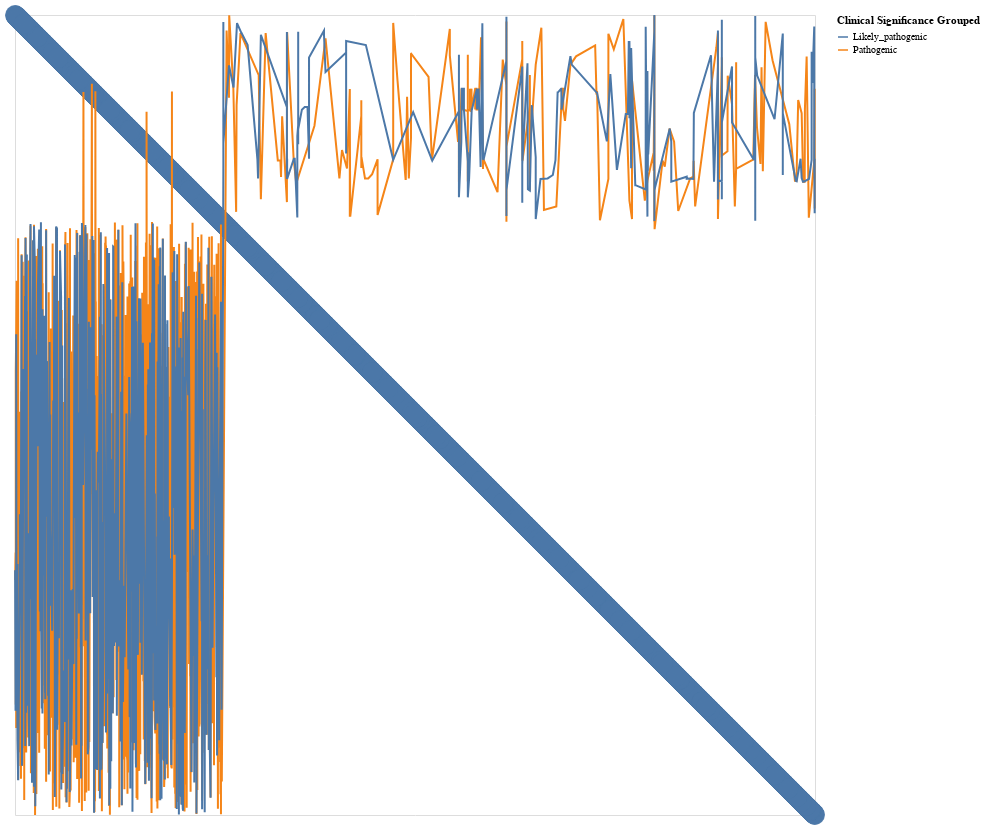

Notebook code cell kept with this figure:
### Code cell
# Filter top 20 mutation values
top_mutations = data['Mutation Value'].value_counts().head(20).index
top_df = data[data['Mutation Value'].isin(top_mutations)]

# Create network graph
G = nx.from_pandas_edgelist(top_df, 'Gene Name', 'Disease Implicated', ['Clinical Significance Grouped'])

# Convert the graph to a format Altair can use
nodes, edges = [], []
for node in G.nodes():
    nodes.append({'id': node})
for edge in G.edges(data=True):
    edges.append({'source': edge[0], 'target': edge[1], 'Clinical Significance Grouped': edge[2]['Clinical Significance Grouped']})

nodes_df = pd.DataFrame(nodes)
edges_df = pd.DataFrame(edges)

# Create Altair chart for nodes
nodes_chart = alt.Chart(nodes_df).mark_circle(size=400).encode(
    x=alt.X('id:N', axis=None),
    y=alt.Y('id:N', axis=None),
    tooltip=['id']
).properties(
    width=800,
    height=800
)

# Create Altair chart for edges
edges_chart = alt.Chart(edges_df).mark_line().encode(
    x='source:N',
    y='target:N',
    color='Clinical Significance Grouped:N'
)

# Combine nodes and edges
final_chart = nodes_chart + edges_chart
final_chart.configure_mark(
    opacity=0.8,
    color='lightblue'
).interactive()

final_chart.display()

### Figure 1 — Vega-Lite specification as saved in the notebook (floating-point values rounded to 4 significant figures; data arrays with more than 128 entries replaced by an {"elided": "..."} marker saying what was removed)
{"config": {"view": {"continuousWidth": 300, "continuousHeight": 300}}, "layer": [{"data": {"name": "data-beb62a7e7f55eb75a63138ed80a337e5"}, "mark": {"type": "circle", "size": 400}, "encoding": {"tooltip": [{"field": "id", "type": "nominal"}], "x": {"axis": null, "field": "id", "type": "nominal"}, "y": {"axis": null, "field": "id", "type": "nominal"}}}, {"data": {"name": "data-23bffc8ec4585e8ebc78b078397b583c"}, "mark": {"type": "line"}, "encoding": {"color": {"field": "Clinical Significance Grouped", "type": "nominal"}, "x": {"field": "source", "type": "nominal"}, "y": {"field": "target", "type": "nominal"}}}], "height": 800, "width": 800, "$schema": "https://vega.github.io/schema/vega-lite/v5.17.0.json", "datasets": {"data-beb62a7e7f55eb75a63138ed80a337e5": {"elided": "3688 records"}, "data-23bffc8ec4585e8ebc78b078397b583c": {"elided": "3681 records"}}}
